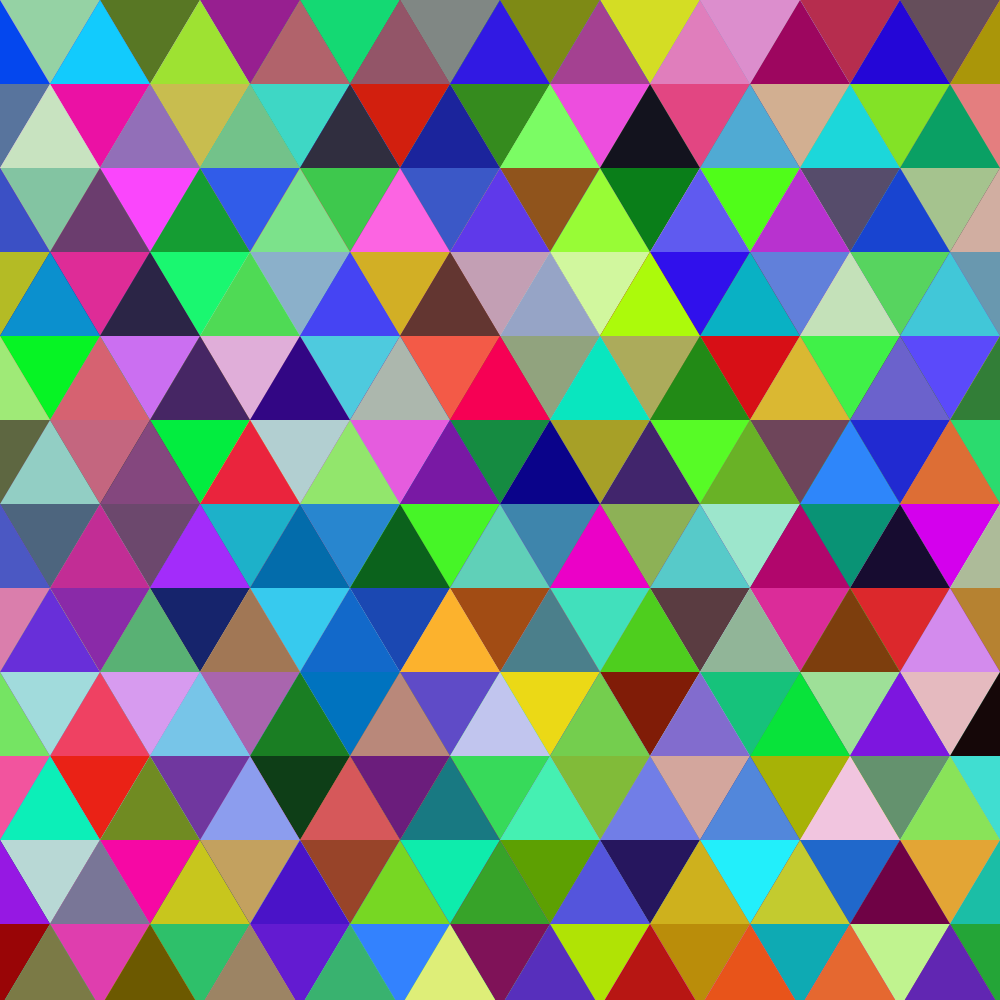
Frame 1 (no input)
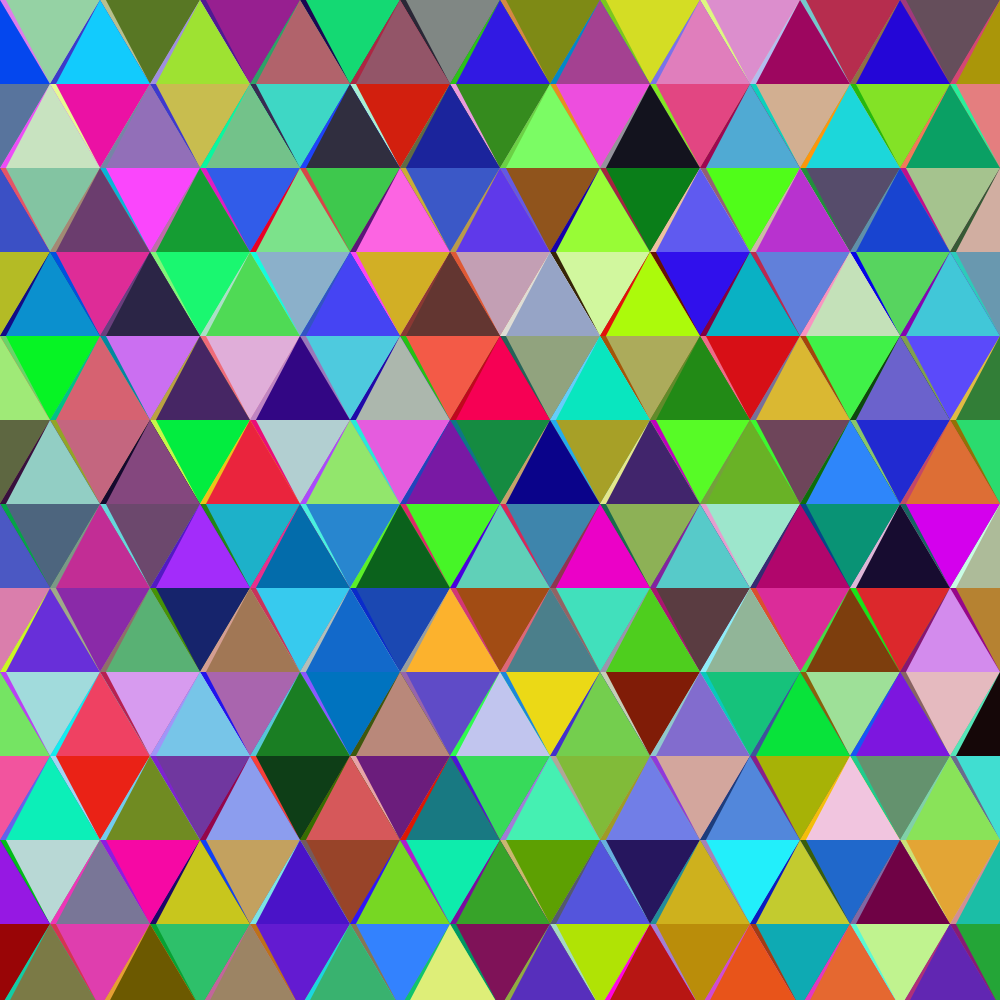
Frame 60 (the mouse pressed at the canvas centre just before this capture)
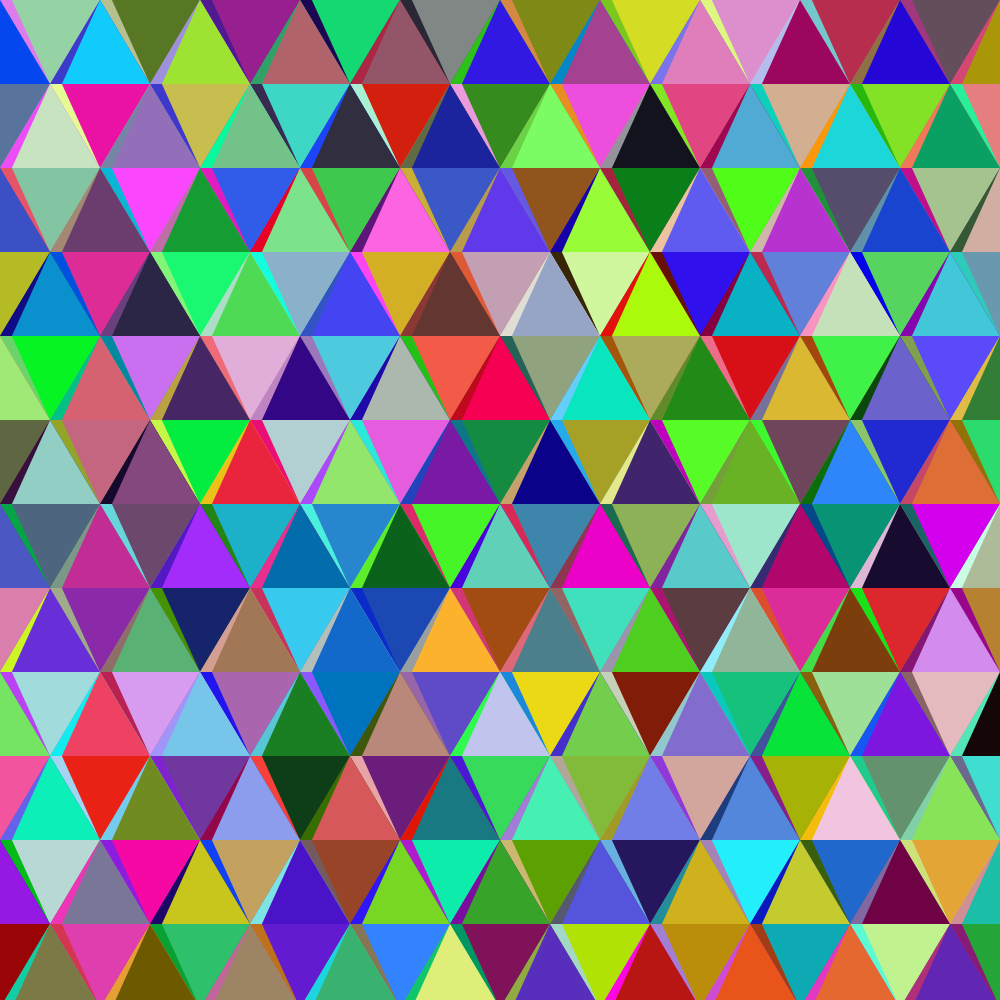
Frame 120 (the mouse held since frame 60 and released just before this capture)

The Processing sketch that drew these frames (run headless with seeded random() and noise(); from frame 60 on, the mouse is pressed at the canvas centre):

// Processing sketch: processing_74682
// ── processing_74682.pde

int rows = 30;
int cols = 30;
int triW = 100;
int triH = 84;

Tri[] tris;

void setup()
{
  size(1000,1000);
  noStroke();
  tris = new Tri[rows * cols];
  
  for (int i=0; i < cols; i++) {
    for (int j=0; j < rows; j++) {
      Tri t = new Tri(i-1,j,randomColor(), randomColor());
      tris[j+i*cols] = t;
      t.CollapseLeft();
      
    }  
  }  
}

void draw()
{
  for (Tri t : tris)
  {
    t.Draw();
  }
}

color randomColor()
{
  return color(int(random(0,255)),int(random(0,255)),int(random(0,255))); 
}
class Tri {
  public int x;
  public int y;
  public color c;
  public color bgc;
  
  float topRightMod = 1;
  float topLeftMod = 1;
  boolean collapsingLeft = false;
  boolean collapsingRight = false;
  
  
  public Tri (int _x, int _y, color _c, color _bgc)
  {
    x = _x;
    y = _y;
    c = _c;
    bgc = _bgc;
  }
  
  public void Draw()
  {
        
    int sY = y * triH /2;
    int sX;
    
    // Offset each row pair
    if(y % 4 < 2)
    {
      sX = x *triW;
    }
    else
    {
      sX = x *triW + triW/2;      
    }
 
    // even/uneven
    fill(bgc);
    if(y % 2 == 0)
    {
      triangle(sX,sY,sX + triW, sY, sX+triW/2,sY + triH);
      
      fill(c);
      float x1 = sX + (1- topLeftMod) * triW ;
      float y1 = sY;
      float x2 = sX + triW * topRightMod;
      float y2 = sY;
      float x3 = sX + triW/2;
      float y3 = sY + triH;
      triangle(x1,y1,x2,y2,x3,y3);
      
    }
    else
    {
      triangle(sX-triW/2,sY + triH/2,sX + triW/2, sY + triH/2, sX,sY - triH  + triH/2);
      
      fill(c);
      float x1 = sX-triW/2  + (1- topLeftMod) * triW ;
      float y1 = sY + triH/2;
      float x2 = sX + triW/2 - (1- topRightMod) * triW;
      float y2 = sY + triH/2;
      float x3 = sX;
      float y3 = sY - triH  + triH/2;
      triangle(x1,y1,x2,y2,x3,y3);      
    }
    
    // Collapsing modifiers
    if(collapsingLeft && topLeftMod > 0) topLeftMod -=0.001;
    if(collapsingRight && topRightMod > 0) topRightMod -=0.001;
    
    if(topLeftMod<=0)
    {
      c = bgc;
      bgc = randomColor();
      topLeftMod = 1;
    }
    if(topRightMod<=0)
    {
      c = bgc;
      bgc = randomColor();
      topRightMod = 1;
    }    
  }
  
  public void CollapseLeft()
  {
     collapsingLeft = true; 
  }
}
